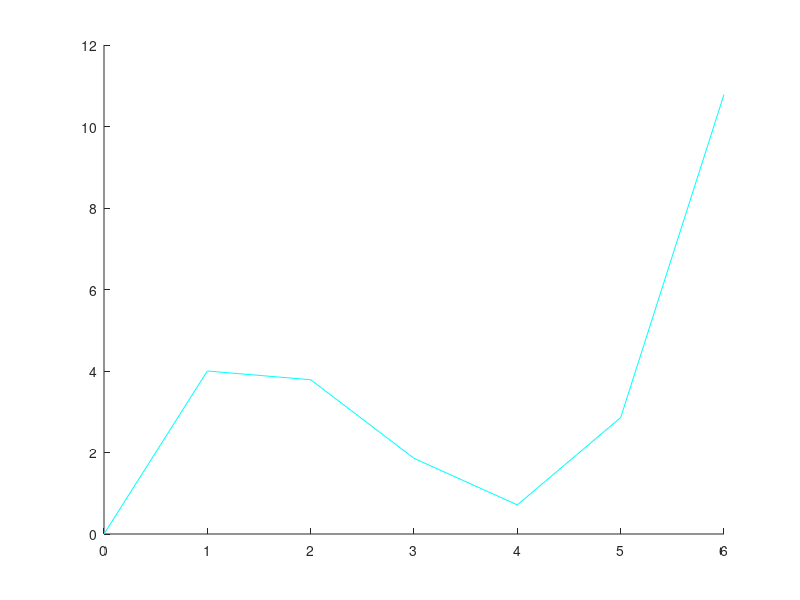

The MATLAB script that drew this image: (Note: this script raises an error after producing the figure.)
t = [0,1,2,3,4,5,6];
y = [0,3,7,-1,0,5,10];

f = zeros(7,4);
for i = 1:4
    f(:,i) = power(t, i-1);
end

% 1a, from python output
c = [6.76054667e-05;   6.94034253e+00;  -3.35709199e+00;   4.16661510e-01];

hold on;
plot(t, f*c, 'c');

% 1b
cvx_begin
    variables a(7) c(4)
    minimize(sum(a))
    subject to
       for i = 1:7
           a(i) >= c(1) + t(i)*c(2) + t(i)^2*c(3) + t(i)^3*c(4) - y(i);
           a(i) >= -(c(1) + t(i)*c(2) + t(i)^2*c(3) + t(i)^3*c(4) - y(i));
       end
cvx_end

plot(t, f*c, 'r');

% 1c
cvx_begin
    variables a c(4)
    minimize(a)
    subject to
       for i = 1:7
           a >= c(1) + t(i)*c(2) + t(i)^2*c(3) + t(i)^3*c(4) - y(i);
           a >= -(c(1) + t(i)*c(2) + t(i)^2*c(3) + t(i)^3*c(4) - y(i));
       end
cvx_end


plot(t, f*c, 'g');
scatter(t, y);
legend('1a', '1b', '1c', 'data')
